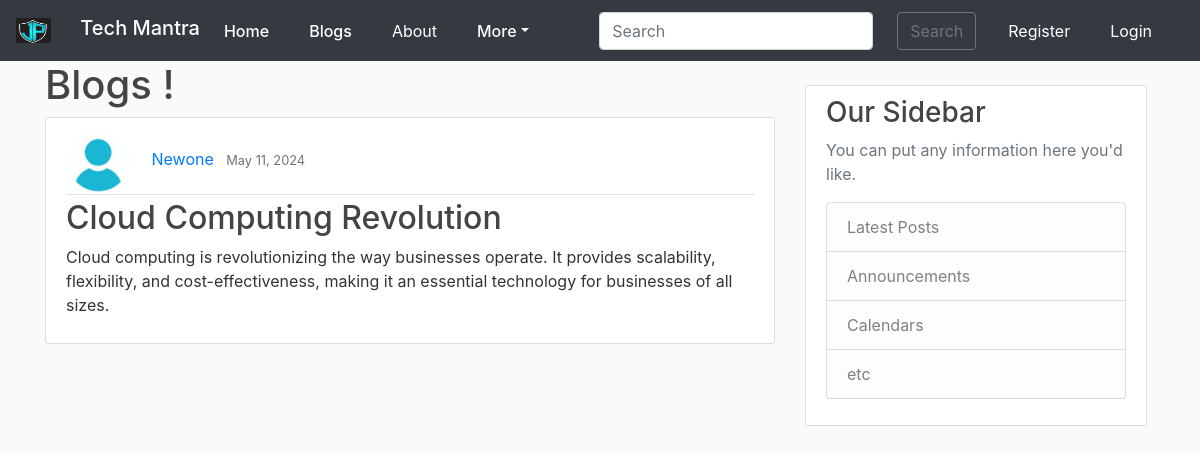
The page /post/26/ on the database its author committed.
### blog_app/models.py (models this page shows, shortened)
class Post(models.Model): #inheriting model form models , so each class is now going to be it's own table in database
    title= models.CharField(max_length=100) #title is aatribute of table , each attribute will be different field in database
    content = models.TextField()
    date_posted = models.DateTimeField(default=timezone.now) # or can use: auto_now_add=True, for last_update
    author = models.ForeignKey(User, on_delete=models.CASCADE) #the post models having relation to user as a one to Many

### users/models.py (models this page shows, shortened)
class Profile(models.Model):
    user = models.OneToOneField(User, on_delete=models.CASCADE) #one to one realtionship with profile user , cascade- delete user then delete profile
    image = models.ImageField(default='default.jpg',upload_to='profile_pics') #profile_pics the directory

### blog_app/views.py (the view)
# urls.py: path('post/<int:pk>/', PostDetailView.as_view(), name='post-detail'), #particular route for post
class PostDetailView(DetailView): #here django will be looking for the Detail.html, without specifying template name
    model = Post

### blog_app/templates/blog_app/post_detail.html (shortened to what this page needs)
{% extends "blog_app/base.html" %}
{% block content %}
<h1> Blogs !</h1>
    <article class="media content-section">
        <div class="media-body">
            <div class="article-metadata">
                <img class="rounded-circle article-img" src="{{ object.author.profile.image.url }}">
                <a class="mr-2" href="{% url 'user-posts' object.author.username %}">{{ object.author }}</a>
                <small class="text-muted">
                {{ object.date_posted|date:"F d, Y" }}
                </small>
            </div>
            <h2 class="article-title">{{ object.title }}</h2>
            <p class="article-content">{{ object.content }}</p>
        </div>
    </article>
{% endblock content  %}

### blog_app/templates/blog_app/base.html (shortened to what this page needs)
{% load static %}
<!DOCTYPE html>
<html lang="en">
<head>
     <link rel="stylesheet" href="https://cdn.jsdelivr.net/npm/bootstrap@4.3.1/dist/css/bootstrap.min.css">
     <link rel="stylesheet" type="text/css" href="{% static 'blog_app/main.css' %}">
</head>
<body>
    <header class="site-header">
        <nav class="navbar navbar-expand-lg navbar-dark bg-dark style="background-color: #e3f2fd;">
            <a class="navbar-brand mb-0 h1" href="#">
                <img src= "/static/logo_image.jpg" class="navbar-brand mr-4 align-top"" width="35" height="35" alt="">
                Tech Mantra
            </a>
            <div class="collapse navbar-collapse" id="navbarSupportedContent">
              <ul class="navbar-nav mr-auto">
                <li class="nav-item active">
                  <a class="nav-link active mr-4" href="{% url 'blog_app-home' %}"> Home <span class="sr-only">(current)</span></a>
                </li>
                <li class="nav-item mr-4">
                    <a class="nav-link active" href="{% url 'blog_app-home' %}">Blogs</a>
                  </li>
                <li class="nav-item active">
                  <a class="nav-link mr-4" href="{% url 'blog_app-about' %}">About</a>
                </li>
                <li class="nav-item dropdown active mr-4">
                  <a class="nav-link dropdown-toggle mr-4 active" href="#" id="navbarDropdown" role="button" data-toggle="dropdown" aria-haspopup="true" aria-expanded="false">More</a>
                </li>
              </ul>
                <form class="form-inline my-2 my-lg-0 mr-4" action="{% url 'blog_app-search' %}" method="POST">
                  <input class="form-control mr-sm-4" type="search"  name="query" placeholder="Search" aria-label="Search">
                  <button class="btn btn-outline-secondary my-2 my-sm-0" type="submit">Search</button>
                </form>
              <ul class="navbar-nav ">
                {% if user.is_authenticated %}
                    <li class="nav-item active ">
                      <a class="nav-link mr-4 active" href="{% url 'post-create' %}">New Post</a>
                    </li>
                  <li class="nav-item dropdown active mr-4">
                    <a class="nav-link dropdown-toggle mr-4 active" href="#" id="navbarDropdown" role="button" data-toggle="dropdown" aria-haspopup="true" aria-expanded="false">Account</a>
                    <div class="dropdown-menu" aria-labelledby="navbarDropdown">
                      <a class="dropdown-item" href="{% url 'profile' %}">Profile</a>
                      <div class="dropdown-divider" ></div>
                      <a class="dropdown-item" href="#">Connect </a>
                        <div class="dropdown-divider"></div>
                        <a class="dropdown-item" href="#">resources</a>
                        <div class="dropdown-divider"></div>
                        <a class="dropdown-item" href="#">Contribute</a>
                        <div class="dropdown-divider"></div>
                        <div style="text-align: center"></div>
                         <div>
                           <form action="{% url 'logout' %}" method="post">
                            {% csrf_token %}
                            <button class="btn btn-outline-success my-2 my-sm-0"  type="submit" >Log out</button>
                          </form>
                         </div>
                    </div>
                  </li>
                {% else %}
                  <li class="nav-item active ">
                    <a class="nav-link mr-4" href="{% url 'register' %}">Register</a>
                  </li>
                  <li class="nav-item active ">
                    <a class="nav-link mr-4" href="{% url 'login' %}">Login</a>
                  </li>
                </ul>
                {% endif %}
            </div>
          </nav>
    </header>
    <main role="main" class="container">
        <div class="row">
          <div class="col-md-8 ">
            {% block content %}{% endblock %}
          </div>
          <div class="col-md-4">
            <br>
            <div class="content-section mr-2">
              <h3>Our Sidebar</h3>
              <p class='text-muted'>You can put any information here you'd like.
                <ul class="list-group">
                  <li class="list-group-item list-group-item-light">Latest Posts</li>
                  <li class="list-group-item list-group-item-light">Announcements</li>
                  <li class="list-group-item list-group-item-light">Calendars</li>
                  <li class="list-group-item list-group-item-light">etc</li>
                </ul>
              </p>
            </div>
          </div>
        </div>
      </main>
</body>
</html>

### blog_app/static/blog_app/main.css (style rules this page uses)
body { background: #fafafa; color: #333333; }
h1, h2, h3, h4, h5, h6 { color: #444444; }
ul { margin: 0; }
.site-header .navbar-nav .nav-link { color: #cbd5db; }
.site-header .navbar-nav .nav-link.active { font-weight: 500; }
.content-section { background: #ffffff; padding: 10px 20px; border: 1px solid #dddddd; border-radius: 3px; margin-bottom: 20px; }
.article-title { color: #444444; }
.article-content { white-space: pre-line; }
.article-img { height: 65px; width: 65px; margin-right: 16px; }
.article-metadata { padding-bottom: 1px; margin-bottom: 4px; border-bottom: 1px solid #e3e3e3 }

### rows shown on the page
Post: author.profile.image (placeholder picture), author "Newone", date_posted "May 11, 2024", title "Cloud Computing Revolution", content "Cloud computing is revolutionizing the way businesses operate. It provides scalability, flexibility, and cost-effectiveness, making it an essential technology for businesses of all sizes."
